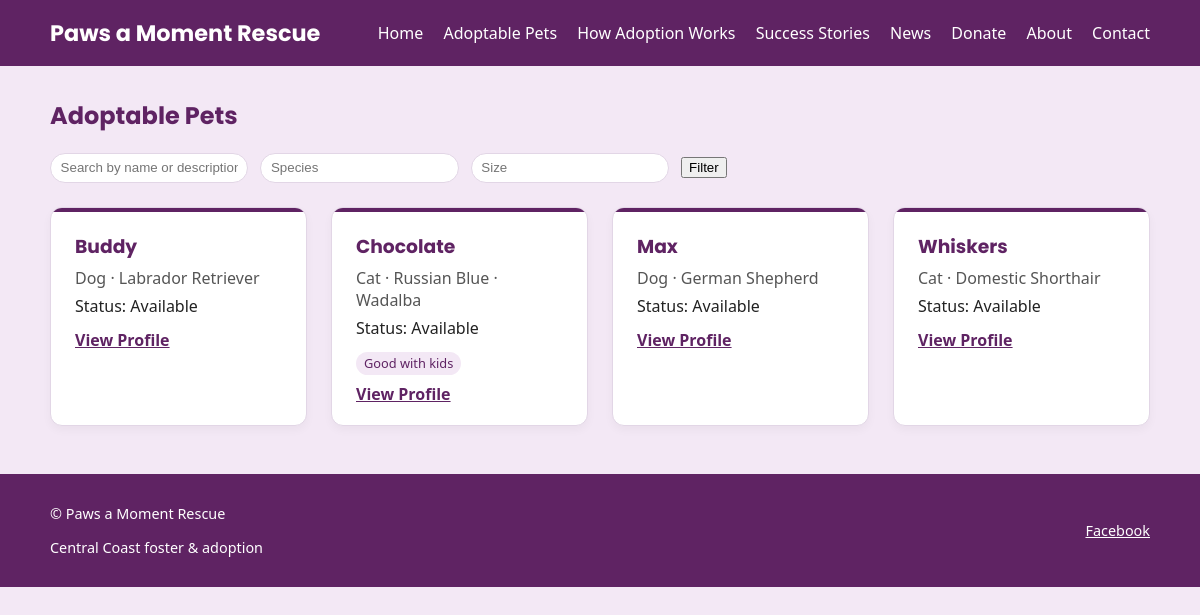
/adopt/, run on the app's committed database.
### adoptions/models.py (models this page shows, shortened)
class Animal(models.Model):
    STATUS_AVAILABLE = "available"
    STATUS_PENDING = "pending"
    STATUS_ADOPTED = "adopted"
    STATUS_CHOICES = [
        (STATUS_AVAILABLE, "Available"),
        (STATUS_PENDING, "Pending"),
        (STATUS_ADOPTED, "Adopted"),
    ]
    name = models.CharField(max_length=100)
    slug = models.SlugField(unique=True)
    species = models.CharField(max_length=50)
    breed = models.CharField(max_length=100, blank=True)
    age_years = models.PositiveIntegerField(null=True, blank=True)
    size = models.CharField(max_length=20, blank=True)
    sex = models.CharField(max_length=10, blank=True)
    suburb = models.CharField(max_length=100, blank=True)
    description = models.TextField(blank=True)
    status = models.CharField(max_length=20, choices=STATUS_CHOICES, default=STATUS_AVAILABLE)
    intake_date = models.DateField()
    photo_url = models.URLField(blank=True)
    weight_kg = models.DecimalField(max_digits=5, decimal_places=2, null=True, blank=True)
    adoption_fee = models.DecimalField(max_digits=8, decimal_places=2, null=True, blank=True)
    good_with_kids = models.BooleanField(default=False)
    special_needs = models.BooleanField(default=False)
    microchipped = models.BooleanField(default=False)
    vaccinated = models.BooleanField(default=False)
    desexed = models.BooleanField(default=False)
    created_at = models.DateTimeField(auto_now_add=True)
    updated_at = models.DateTimeField(auto_now=True)
    class Meta:
        ordering = ["name"]

### adoptions/views.py (the view)
# urls.py: path("", views.animal_list, name="animal_list"),
def animal_list(request):
    animals = Animal.objects.filter(status=Animal.STATUS_AVAILABLE)
    species = request.GET.get("species") or ""
    size = request.GET.get("size") or ""
    q = request.GET.get("q") or ""
    if species:
        animals = animals.filter(species__iexact=species)
    if size:
        animals = animals.filter(size__iexact=size)
    if q:
        animals = animals.filter(
            Q(name__icontains=q) | Q(breed__icontains=q) | Q(description__icontains=q)
        )
    animals = animals.order_by("name")
    paginator = Paginator(animals, 10)
    page_number = request.GET.get("page") or 1
    try:
        page_obj = paginator.page(page_number)
    except (PageNotAnInteger, EmptyPage):
        page_obj = paginator.page(1)
    context = {
        "animals": page_obj,
        "page_obj": page_obj,
        "paginator": paginator,
        "species": species,
        "size": size,
        "q": q,
    }
    return render(request, "adoptions/animal_list.html", context)

### adoptions/templates/adoptions/animal_list.html (shortened to what this page needs)
{% extends "core/base.html" %}
{% block content %}
<h2>Adoptable Pets</h2>
<form method="get" class="filters" aria-label="Filter adoptable pets">
    <input type="text" name="q" value="{{ q }}" placeholder="Search by name or description" />
    <input type="text" name="species" value="{{ species }}" placeholder="Species" />
    <input type="text" name="size" value="{{ size }}" placeholder="Size" />
    <button type="submit">Filter</button>
</form>
<ul class="item-list card-list">
    {% for animal in animals %}
        <li class="card pet-card">
            <div class="card-accent"></div>
            <div class="card-body">
                <h3 class="card-title">{{ animal.name }}</h3>
                <p class="card-meta">{{ animal.species }}{% if animal.breed %} · {{ animal.breed }}{% endif %}
                    {% if animal.suburb %} · {{ animal.suburb }}{% endif %}</p>
                <p class="card-status">Status: {{ animal.status|title }}</p>
                <div class="tag-row">
                    {% if animal.good_with_kids %}<span class="tag">Good with kids</span>{% endif %}
                </div>
                <a class="btn btn-link" href="{% url 'adoptions:animal_detail' slug=animal.slug %}">View Profile</a>
            </div>
        </li>
    {% empty %}
        <li>No adoptable pets available right now. Please check back soon!</li>
    {% endfor %}
</ul>
{% endblock %}

### static/css/styles.css (style rules this page uses)
body { font-family: system-ui, -apple-system, BlinkMacSystemFont, "Segoe UI", sans-serif; margin: 0; padding: 0; background-color: #f3e8f5; color: #222222; }
h1, h2, h3, h4 { font-family: "Poppins", system-ui, -apple-system, BlinkMacSystemFont, "Segoe UI", sans-serif; color: #5f2363; }
.btn { display: inline-block; padding: 0.6rem 1.2rem; border-radius: 999px; border: none; text-decoration: none; font-weight: 600; cursor: pointer; }
.btn-link { background: none; border: none; padding: 0; color: #5f2363; text-decoration: underline; cursor: pointer; }
.item-list { list-style: none; padding: 0; }
.card-list { display: grid; grid-template-columns: repeat(auto-fit, minmax(240px, 1fr)); gap: 1.5rem; }
.card { background-color: #ffffff; border-radius: 12px; box-shadow: 0 4px 10px rgba(0, 0, 0, 0.04); overflow: hidden; border: 1px solid #e2d6e6; }
.card-accent { height: 4px; background-color: #5f2363; }
.card-body { padding: 1.25rem 1.5rem; }
.card-title { margin-top: 0; margin-bottom: 0.4rem; }
.card-meta { margin: 0 0 0.4rem; color: #555; }
.card-status { margin: 0 0 0.75rem; }
.filters { margin-bottom: 1.5rem; }
.filters input, .filters select { margin-right: 0.5rem; padding: 0.4rem 0.6rem; border-radius: 999px; border: 1px solid #e2d6e6; }
.tag-row { margin-bottom: 0.5rem; }
.tag { display: inline-block; font-size: 0.8rem; padding: 0.15rem 0.5rem; border-radius: 999px; background-color: #f3e8f5; color: #5f2363; margin-right: 0.25rem; }

### data on the page
Animal: name "Buddy", species "Dog", breed "Labrador Retriever", status "Available"
Animal: name "Chocolate", species "Cat", breed "Russian Blue", suburb "Wadalba", status "Available", good_with_kids "Good with kids"
Animal: name "Max", species "Dog", breed "German Shepherd", status "Available"
Animal: name "Whiskers", species "Cat", breed "Domestic Shorthair", status "Available"
